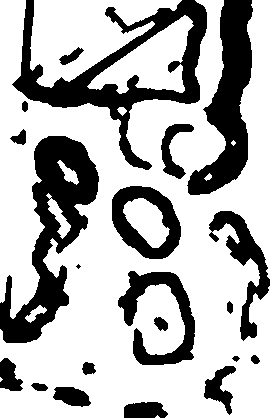
#> input picture map.pgm, 273 x 418 px
$ python bmhs_planner_fast.py
#> lines starting #> are read from the running program, lines starting #| are printed output that depends on the picture; after the words box and inside, x2 and y2 are one past the last pixel; in counts of white or black regions, pixels touching at a corner belong together
"""
BMHS Path Planner - C++ Accelerated Version

Uses pybind11 C++ extension for the 2D Dijkstra heuristic computation,
achieving ~100x speedup over the pure Python version.

Build the C++ extension first:
    cd bmhs_cpp
    pip install pybind11
    pip install -e .
"""

import cv2
import numpy as np
import argparse
import math
import heapq
import random
import time
import sys
import os

# Add parent directory to path so we can use the same map file
sys.path.insert(0, os.path.dirname(os.path.abspath(__file__)))

try:
    import bmhs_core
    print("[Info] C++ bmhs_core module loaded successfully.")
except ImportError:
    print("[Error] Could not import bmhs_core. Build it first:")
    print("    cd bmhs_cpp && pip install pybind11 && pip install -e .")
    sys.exit(1)


class MapProcessor:
    def __init__(self, map_path, resolution, vehicle_width, vehicle_length, inflation_radius=None):
        self.resolution = resolution
        self.map_img = cv2.imread(map_path, cv2.IMREAD_GRAYSCALE)
        if self.map_img is None:
            raise ValueError(f"Could not read map at {map_path}")

        _, self.binary_map = cv2.threshold(self.map_img, 200, 255, cv2.THRESH_BINARY)

        inf_rad = inflation_radius if inflation_radius is not None else max(vehicle_width, vehicle_length) / 2.0
        self.inflation_px = int(math.ceil(inf_rad / self.resolution))

        if self.inflation_px > 0:
            kernel_size = self.inflation_px * 2 + 1
            kernel = cv2.getStructuringElement(cv2.MORPH_ELLIPSE, (kernel_size, kernel_size))
            self.inflated_map = cv2.erode(self.binary_map, kernel, iterations=1)
        else:
            self.inflated_map = self.binary_map.copy()

        self.height, self.width = self.inflated_map.shape
        self.clearance_map = cv2.distanceTransform(self.inflated_map, cv2.DIST_L2, 5)

    def is_valid(self, x, y):
        ix, iy = int(x), int(y)
        if 0 <= ix < self.width and 0 <= iy < self.height:
            return self.inflated_map[iy, ix] == 255
        return False

    def get_random_valid_point(self):
        while True:
            x = random.randint(0, self.width - 1)
            y = random.randint(0, self.height - 1)
            if self.is_valid(x, y):
                theta = random.uniform(-math.pi, math.pi)
                return (x, y, theta)


class VehicleKinematics:
    def __init__(self, v_type, turning_radius, resolution):
        self.v_type = v_type.lower()
        self.tr_px = turning_radius / resolution
        self.resolution = resolution
        self.step_size_px = max(2.0, 0.25 / resolution)  # e.g. 5 pixels for 0.05m res
        self.theta_bins = 72

    # [79 lines left out: functions state_to_grid, get_primitives, not called in this run]


def euclidean_dist(s1, s2, res):
    return math.hypot(s1[0] - s2[0], s1[1] - s2[1]) * res


class BMHS:
    def __init__(self, map_proc, kinematics):
        self.map_proc = map_proc
        self.kin = kinematics
        self.searched_nodes_f = []
        self.searched_nodes_b = []

    # [19 lines left out: function check_intersection, not called in this run]

    def plan(self, start, goal):
        # =====================================================================
        # HEURISTIC COMPUTATION - C++ accelerated with true thread parallelism
        # =====================================================================
        print("Precomputing 2D heuristics (C++ accelerated, parallel)...")

        t0 = time.time()

        goal_ix, goal_iy = int(goal[0]), int(goal[1])
        start_ix, start_iy = int(start[0]), int(start[1])

        # Single C++ call computes both heuristics in parallel using std::thread
        h2d_goal, h2d_start = bmhs_core.compute_both_heuristics(
            self.map_proc.inflated_map,
            self.map_proc.clearance_map,
            goal_ix, goal_iy,
            start_ix, start_iy,
            self.map_proc.resolution,
            1.0  # clearance_threshold
        )

        t1 = time.time()
        print(f"[Timer] Both heuristics computed in parallel: {t1 - t0:.4f}s")

        # =====================================================================
        # BIDIRECTIONAL MULTI-HEURISTIC SEARCH
        # =====================================================================
        open_f = []
        open_b = []

        closed_f = {}
        closed_b = {}

        came_from_f = {}
        came_from_b = {}

        g_f = {self.kin.state_to_grid(start): 0}
        g_b = {self.kin.state_to_grid(goal): 0}

        # Weighted heuristic (WA* style)
        weight = 1.5

        h_f = h2d_goal[start_iy, start_ix] if 0 <= start_iy < self.map_proc.height and 0 <= start_ix < self.map_proc.width else euclidean_dist(start, goal, self.map_proc.resolution)
        heapq.heappush(open_f, (weight * h_f, 0, start))
        came_from_f[self.kin.state_to_grid(start)] = (None, start)

        h_b = h2d_start[goal_iy, goal_ix] if 0 <= goal_iy < self.map_proc.height and 0 <= goal_ix < self.map_proc.width else euclidean_dist(goal, start, self.map_proc.resolution)
        heapq.heappush(open_b, (weight * h_b, 0, goal))
        came_from_b[self.kin.state_to_grid(goal)] = (None, goal)

        intersect_node_grid_f = None
        intersect_node_grid_b = None
        intersect_state_f = None
        intersect_state_b = None

        max_iters = 500000
        iters = 0
        kin_calc_time = 0.0

        t_search_start = time.time()

        while open_f and open_b and iters < max_iters:
            iters += 1

            # Expand Forward
            if open_f:
                _, curr_g_f, curr_state_f = heapq.heappop(open_f)
                grid_f = self.kin.state_to_grid(curr_state_f)

                if grid_f in closed_f:
                    pass
                else:
                    closed_f[grid_f] = curr_state_f
                    self.searched_nodes_f.append(curr_state_f)

                    chk_res = self.check_intersection(grid_f, closed_b)
                    if chk_res is not None:
                        intersect_node_grid_f = grid_f
                        intersect_node_grid_b = chk_res
                        intersect_state_f = curr_state_f
                        intersect_state_b = closed_b[chk_res]
                        break

                    tk0 = time.time()
                    primitives_f = self.kin.get_primitives(curr_state_f, self.map_proc.clearance_map, reverse=False)
                    kin_calc_time += time.time() - tk0

                    for next_state, step_cost in primitives_f:
                        if not self.map_proc.is_valid(next_state[0], next_state[1]):
                            continue

                        next_grid = self.kin.state_to_grid(next_state)
                        new_g = curr_g_f + step_cost

                        if next_grid not in g_f or new_g < g_f[next_grid]:
                            g_f[next_grid] = new_g
                            nix, niy = int(next_state[0]), int(next_state[1])
                            if 0 <= nix < self.map_proc.width and 0 <= niy < self.map_proc.height:
                                h = h2d_goal[niy, nix]
                            else:
                                h = euclidean_dist(next_state, goal, self.map_proc.resolution)

                            f = new_g + weight * h
                            heapq.heappush(open_f, (f, new_g, next_state))
                            came_from_f[next_grid] = (grid_f, next_state)

            # Expand Backward
            if open_b:
                _, curr_g_b, curr_state_b = heapq.heappop(open_b)
                grid_b = self.kin.state_to_grid(curr_state_b)

                if grid_b in closed_b:
                    pass
                else:
                    closed_b[grid_b] = curr_state_b
                    self.searched_nodes_b.append(curr_state_b)

                    chk_res = self.check_intersection(grid_b, closed_f)
                    if chk_res is not None:
                        intersect_node_grid_f = chk_res
                        intersect_node_grid_b = grid_b
                        intersect_state_f = closed_f[chk_res]
                        intersect_state_b = curr_state_b
                        break

                    tk0 = time.time()
                    primitives_b = self.kin.get_primitives(curr_state_b, self.map_proc.clearance_map, reverse=True)
                    kin_calc_time += time.time() - tk0

                    for next_state, step_cost in primitives_b:
                        if not self.map_proc.is_valid(next_state[0], next_state[1]):
                            continue

                        next_grid = self.kin.state_to_grid(next_state)
                        new_g = curr_g_b + step_cost

                        if next_grid not in g_b or new_g < g_b[next_grid]:
                            g_b[next_grid] = new_g
                            nix, niy = int(next_state[0]), int(next_state[1])
                            if 0 <= nix < self.map_proc.width and 0 <= niy < self.map_proc.height:
                                h = h2d_start[niy, nix]
                            else:
                                h = euclidean_dist(next_state, start, self.map_proc.resolution)

                            f = new_g + weight * h
                            heapq.heappush(open_b, (f, new_g, next_state))
                            came_from_b[next_grid] = (grid_b, next_state)

        t_search_end = time.time()
        print(f"[Timer] Forward and backward search converge time: {t_search_end - t_search_start:.4f}s")
        print(f"[Timer] Accumulated kinematic cost calculation time: {kin_calc_time:.4f}s")

        if intersect_node_grid_f is None:
            print(f"Failed to find a path. Iterations: {iters}")
            return None

        print(f"Path found. Intersected at grids {intersect_node_grid_f} & {intersect_node_grid_b} after {iters} iterations.")

        # Reconstruct path
        path_f = []
        curr = intersect_node_grid_f
        while curr is not None and curr in came_from_f:
            parent_grid, state = came_from_f[curr]
            path_f.append(state)
            curr = parent_grid
        path_f.reverse()

        path_b = []
        curr = intersect_node_grid_b
        # Skip the intersection node itself for backward part so we don't duplicate
        if curr in came_from_b:
            parent_grid, state = came_from_b[curr]
            # Since the nodes didn't match perfectly, include the state of intersection for b
            path_b.append(intersect_state_b)
            curr = parent_grid

        while curr is not None and curr in came_from_b:
            parent_grid, state = came_from_b[curr]
            path_b.append(state)
            curr = parent_grid

        raw_path = path_f + path_b
        simplified = self.simplify_path(raw_path)
        print(f"Path simplified: {len(raw_path)} waypoints -> {len(simplified)} waypoints")

        if self.kin.v_type == 'ackermann' and len(simplified) > 2:
            smoothed = self.smooth_path_ackermann(simplified)
            print(f"Path smoothed for ackermann: {len(simplified)} waypoints -> {len(smoothed)} waypoints")
            return smoothed

        return simplified

    # [196 lines left out: functions smooth_path_ackermann, has_line_of_sight, simplify_path, visualize, not called in this run]
def main():
    parser = argparse.ArgumentParser(description="BMHS Path Planner (C++ Accelerated)")
    parser.add_argument('--map', type=str, default='../map.pgm', help='Path to PGM map')
    parser.add_argument('--res', type=float, default=0.05, help='Map resolution (m/pixel)')
    parser.add_argument('--vtype', type=str, default='differential',
                        choices=['ackermann', 'differential'], help='Vehicle kinematics type')
    parser.add_argument('--width', type=float, default=1.0, help='Vehicle width (m)')
    parser.add_argument('--length', type=float, default=1.0, help='Vehicle length (m)')
    parser.add_argument('--inflation', type=float, default=0.2, help='Obstacle inflation radius (m)')

    parser.add_argument('--auto', action='store_true', help='Auto generate random start and goal')
    parser.add_argument('--start', type=float, nargs=3, help='Start state (x, y, theta_rad) in meters')
    parser.add_argument('--goal', type=float, nargs=3, help='Goal state (x, y, theta_rad) in meters')
    parser.add_argument('--save', action='store_true', help='Save output image')

    args = parser.parse_args()

    t0 = time.time()
    map_proc = MapProcessor(args.map, args.res, args.width, args.length, args.inflation)
#> in __init__, `self.map_img = cv2.imread(map_path, cv2.IMREAD_GRAYSCALE)`: self.map_img: shape (418, 273); values 0 (black) and 254 (white), 70.7% white; 21 black regions (1 under 20 px), largest, box (x1, y1, x2, y2) and area: (12, 0, 207, 170) 8094, (0, 136, 99, 343) 7973, (187, 0, 253, 195) 5895
#> in __init__, `self.inflated_map = cv2.erode(self.binary_map, kernel, iterations=1)`:
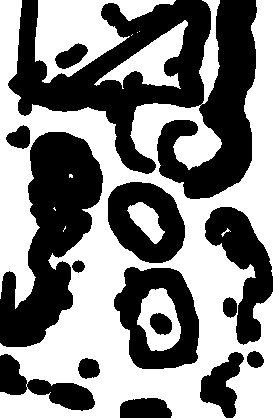
#> self.inflated_map: shape (418, 273); 52.3% white; 15 black regions, largest, box (x1, y1, x2, y2) and area: (8, 0, 257, 199) 23048, (0, 132, 103, 347) 11593, (114, 267, 199, 369) 4879
#> in __init__, `self.clearance_map = cv2.distanceTransform(self.inflated_map, cv2.DIST..`:
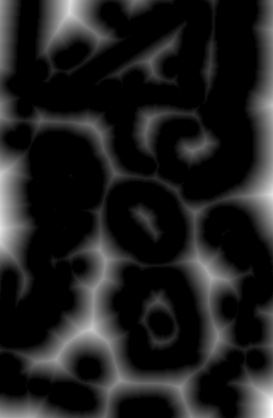
#> self.clearance_map: shape (418, 273) float32; min 0, max 37.79, mean 4.6; drawn with min black and max white
    print(f"[Timer] Map loading & processing: {time.time() - t0:.4f}s")

    if args.vtype == 'ackermann':
        # Assume a standard max steering angle of 30 degrees (approx 0.523 rad)
        # R = L / tan(max_steer)
        tr = args.length / math.tan(math.radians(30))
        print(f"Computed minimum turning radius for ackermann: {tr:.2f}m")
    else:
        tr = 0.0

    kinematics = VehicleKinematics(args.vtype, tr, args.res)

    if args.auto:
        start_px = map_proc.get_random_valid_point()
        goal_px = map_proc.get_random_valid_point()
    else:
        if args.start and args.goal:
            start_px = (args.start[0] / args.res, args.start[1] / args.res, args.start[2])
            goal_px = (args.goal[0] / args.res, args.goal[1] / args.res, args.goal[2])
        else:
            print("No start/goal provided. Using --auto to generate.")
            start_px = map_proc.get_random_valid_point()
#> the loop in get_random_valid_point, `while True:` made 1 pass
#> theta on pass 1: 2.45
#> start_px = (197, 388, 2.45)
            goal_px = map_proc.get_random_valid_point()
#> the loop in get_random_valid_point, `while True:` made 6 passes
#> (x, ix in is_valid, iy in is_valid, theta) on pass 6: (111, 111, 258, -2.27)
#> (x, ix in is_valid, iy in is_valid) on passes 2 to 5: (261, 261, 248), (207, 207, 401), (155, 155, 244), (183, 183, 298)
#> goal_px = (111, 258, -2.27)

    if not map_proc.is_valid(start_px[0], start_px[1]):
        print("Error: Start position is invalid (collision or out of bounds).")
        return
    if not map_proc.is_valid(goal_px[0], goal_px[1]):
        print("Error: Goal position is invalid (collision or out of bounds).")
        return

    print(f"Start: ({start_px[0] * args.res:.2f}m, {start_px[1] * args.res:.2f}m, {start_px[2]:.2f}rad)")
#| Start: (9.85m, 19.40m, 2.45rad)
    print(f"Goal: ({goal_px[0] * args.res:.2f}m, {goal_px[1] * args.res:.2f}m, {goal_px[2]:.2f}rad)")
#| Goal: (5.55m, 12.90m, -2.27rad)

    planner = BMHS(map_proc, kinematics)
    print("Planning...")

    t_total = time.time()
    path = planner.plan(start_px, goal_px)
#> in plan, `goal_ix, goal_iy = int(goal[0]), int(goal[1])`: goal_ix = 111; goal_iy = 258
#> in plan, `start_ix, start_iy = int(start[0]), int(start[1])`: start_ix = 197; start_iy = 388
    print(f"[Timer] Total planning time: {time.time() - t_total:.4f}s")

    visualize(map_proc, planner.searched_nodes_f, planner.searched_nodes_b, path, start_px, goal_px, args.save)


if __name__ == '__main__':
    main()
#> (the call stopped at in plan, `h2d_goal, h2d_start = bmhs_core.compute_both_heuristics( self.map_proc..`: bmhs_core is not available in this run)

$ run again, with map_proj.pgm copied over map.pgm
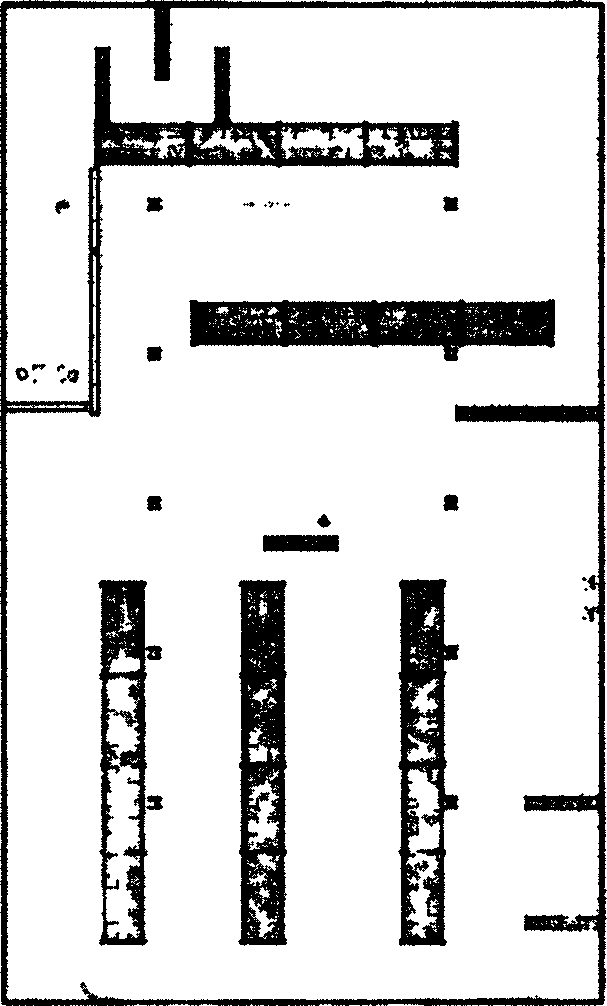
#> input picture map_proj.pgm, 607 x 1006 px
#> self.map_img: shape (1006, 607); values 0 (black) and 254 (white), 84.6% white; 27 black regions (8 under 20 px), largest, box (x1, y1, x2, y2) and area: (0, 0, 607, 1006) 42009, (189, 299, 555, 361) 15194, (238, 580, 287, 946) 13015
#> in __init__, `self.inflated_map = cv2.erode(self.binary_map, kernel, iterations=1)`:
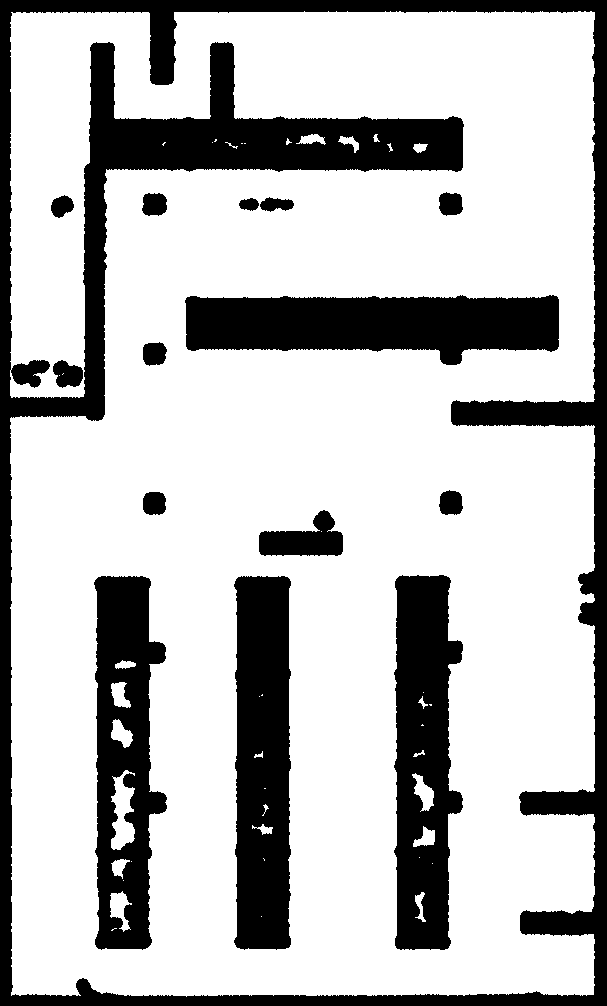
#> self.inflated_map: shape (1006, 607); 74% white; 15 black regions, largest, box (x1, y1, x2, y2) and area: (0, 0, 607, 1006) 76362, (185, 295, 559, 365) 19754, (234, 576, 291, 950) 19474
#> in __init__, `self.clearance_map = cv2.distanceTransform(self.inflated_map, cv2.DIST..`:
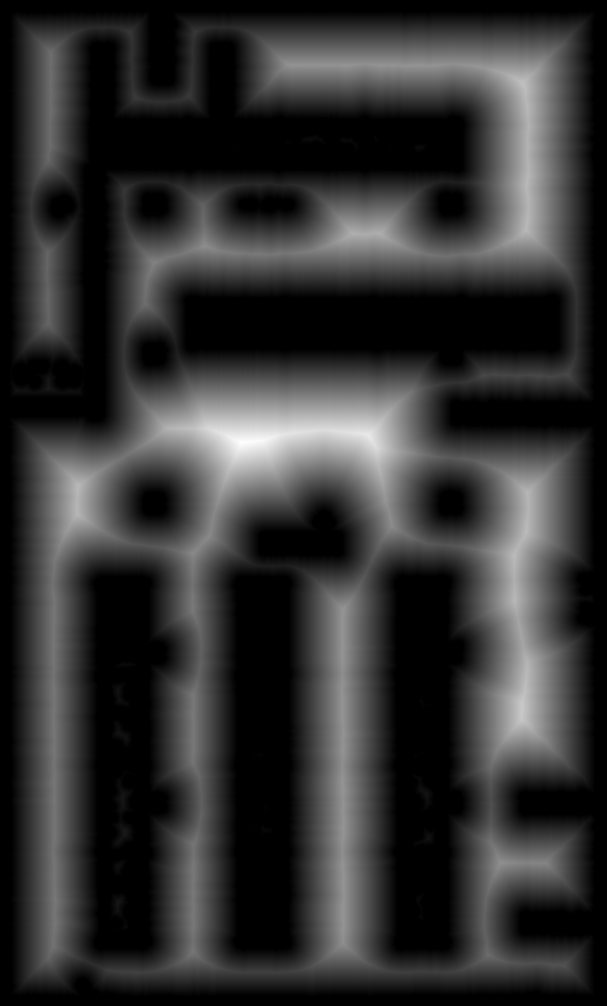
#> self.clearance_map: shape (1006, 607) float32; min 0, max 93.2, mean 18.5; drawn with min black and max white
#> the loop in get_random_valid_point, `while True:` made 1 pass
#> theta on pass 1: 2.45
#> start_px = (394, 776, 2.45)
#> the loop in get_random_valid_point, `while True:` made 1 pass
#> theta on pass 1: 2.92
#> goal_px = (41, 265, 2.92)
#| Start: (19.70m, 38.80m, 2.45rad)
#| Goal: (2.05m, 13.25m, 2.92rad)
#> goal_ix = 41; goal_iy = 265
#> start_ix = 394; start_iy = 776
